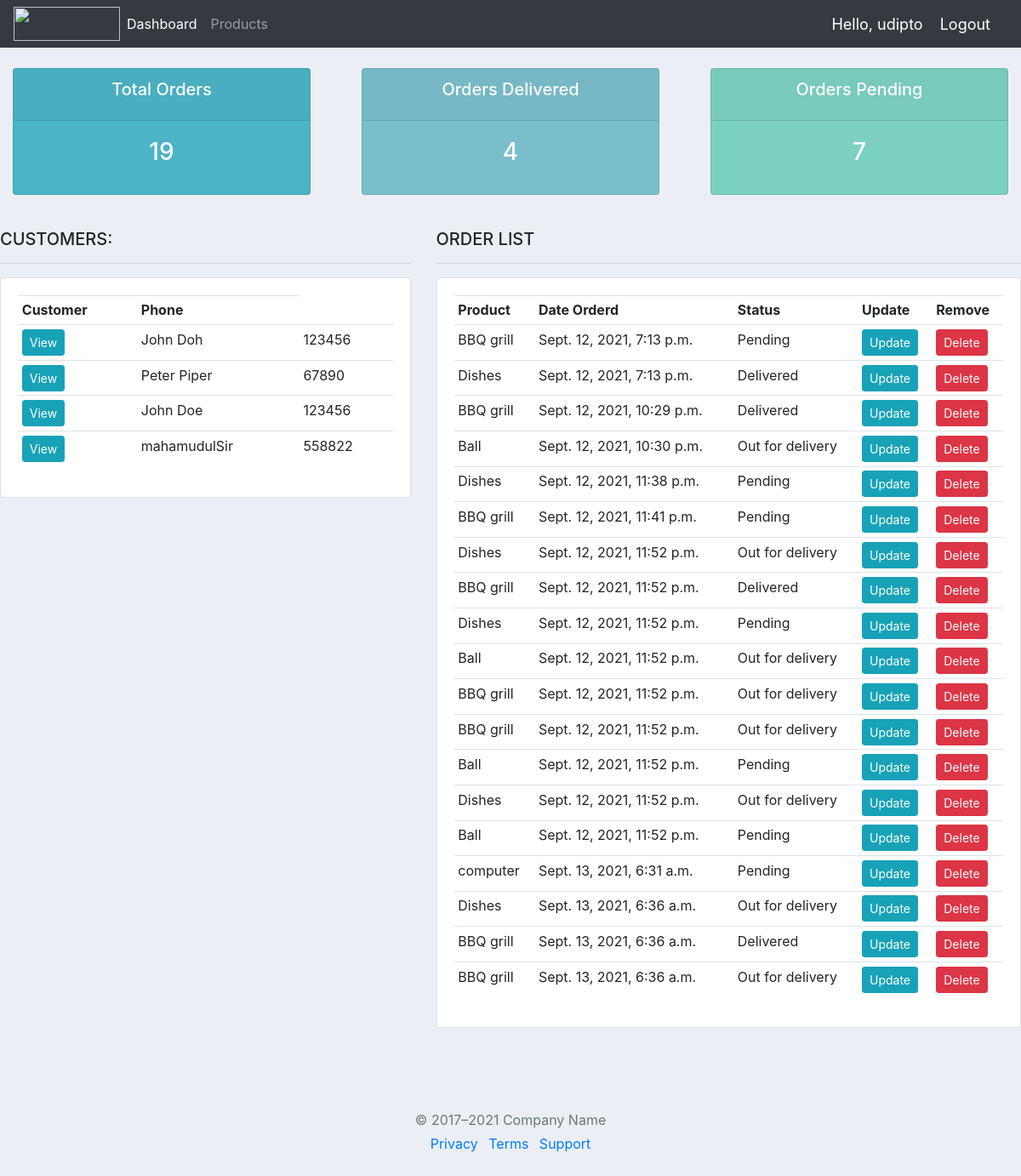
The app's page / (signed in) with its own data.
### accounts/models.py (models this page shows, shortened)
class Customer(models.Model):
	name = models.CharField(max_length=200, null=True)
	phone = models.CharField(max_length=200, null=True)
	email = models.CharField(max_length=200, null=True)
	date_created = models.DateTimeField(auto_now_add=True, null=True)

class Order(models.Model):
	STATUS = (
			('Pending', 'Pending'),
			('Out for delivery', 'Out for delivery'),
			('Delivered', 'Delivered'),
			)
	customer = models.ForeignKey(Customer, null=True, on_delete= models.SET_NULL)
	product = models.ForeignKey(Product, null=True, on_delete= models.SET_NULL)
	date_created = models.DateTimeField(auto_now_add=True, null=True)
	status = models.CharField(max_length=200, null=True, choices=STATUS)
	note = models.CharField(max_length=1000, null=True)

class Product(models.Model):
	CATEGORY = (
			('Indoor', 'Indoor'),
			('Out Door', 'Out Door'),
			)
	name = models.CharField(max_length=200, null=True)
	price = models.FloatField(null=True)
	category = models.CharField(max_length=200, null=True, choices=CATEGORY)
	description = models.CharField(max_length=200, null=True, blank=True)
	date_created = models.DateTimeField(auto_now_add=True, null=True)
	tags = models.ManyToManyField(Tag)
	def __str__(self):
		return self.name

### accounts/decorators.py (the view)
            def wrapper_func(request, *args, **kwargs):
                return view_func(request, *args, **kwargs)

### accounts/views.py (called while the page is built)
@login_required(login_url='login')
@allowed_users(allowed_roles=['admin'])
def home(request):
	orders = Order.objects.all()
	customers = Customer.objects.all()
	total_customers = customers.count()
	total_orders = orders.count()
	delivered = orders.filter(status='Delivered').count()
	pending = orders.filter(status='Pending').count()
	context = {'orders':orders, 'customers':customers,
	'total_orders':total_orders,'delivered':delivered,
	'pending':pending }
	return render(request, 'accounts/dashboard.html', context)

### accounts/templates/accounts/dashboard.html
{% extends 'accounts/main.html' %}
{% block content %}
{% include 'accounts/status.html' %}
<br>
<div class="row">
	<div class="col-md-5">
		<h5>CUSTOMERS:</h5>
		<hr>
		<div class="card card-body">
			<table class="table table-sm">
				<tr>
					<th>Customer</th>
					<th>Phone</th>
				</tr>
				{% for customer in customers %}
				<tr>
					<td><a class="btn btn-sm btn-info" href="{% url 'customer' customer.id %}">View</a></td>
					<td>{{customer.name}}</td>
					<td>{{customer.phone}}</td>
				</tr>
				{% endfor %}
			</table>
		</div>
	</div>
	<div class="col-md-7">
		<h5>ORDER LIST</h5>
		<hr>
		<div class="card card-body">
			<table class="table table-sm">
				<tr>
					<th>Product</th>
					<th>Date Orderd</th>
					<th>Status</th>
					<th>Update</th>
					<th>Remove</th>
				</tr>
				{% for order in orders %}
					<tr>
						<td>{{order.product}}</td>
						<td>{{order.date_created}}</td>
						<td>{{order.status}}</td>
						<td><a class="btn btn-sm btn-info" href="{% url 'update_order' order.id %}">Update</a></td>
						<td><a class="btn btn-sm btn-danger"href="{% url 'delete_order' order.id %}">Delete</a></td>
					</tr>
				{% endfor %}
			</table>
		</div>
	</div>
</div>
{% endblock %}

### accounts/templates/accounts/main.html (shortened to what this page needs)
{% load static %}
<!DOCTYPE html>
<html lang="en">
<head>
    <link rel="stylesheet" href="https://stackpath.bootstrapcdn.com/bootstrap/4.4.1/css/bootstrap.min.css">
    <link rel="stylesheet" type="text/css" href="{% static '/css/main.css' %}">
</head>
<body>
    {% include 'accounts/navbar.html' %}
        {% block content %}
        {% endblock %}
   <footer class="my-5 pt-5 text-muted text-center text-small">
    <p class="mb-1">&copy; 2017–2021 Company Name</p>
    <ul class="list-inline">
      <li class="list-inline-item"><a href="#">Privacy</a></li>
      <li class="list-inline-item"><a href="#">Terms</a></li>
      <li class="list-inline-item"><a href="#">Support</a></li>
    </ul>
  </footer>
</body>
</html>

### accounts/templates/accounts/navbar.html (shortened to what this page needs)
{% load static %}
<nav class="navbar navbar-expand-lg navbar-dark bg-dark">
 <img src="{% static 'images/logo.png' %}"  width="125" height="40">
  <div class="collapse navbar-collapse" id="navbarNav">
    <ul class="navbar-nav">
      <li class="nav-item active">
        <a class="nav-link" href="{% url 'home' %}">Dashboard</a>
      </li>
      <li class="nav-item">
        <a class="nav-link" href="{% url 'products' %}">Products</a>
      </li>
    </ul>
  </div>
  <span class="hello-msg">Hello, {{request.user}}</span>
  <span ><a  class="hello-msg" href="{% url 'logout' %}">Logout</a></span>
</nav>

### accounts/templates/accounts/status.html
<br>
<div class="row">
	<div class="col">
		<div class="col-md">
			<div class="card text-center text-white  mb-3" id="total-orders">
			  	<div class="card-header">
			  		<h5 class="card-title">Total Orders</h5>
			  	</div>
			  	<div class="card-body">
			    	<h3 class="card-title">{{total_orders}}</h3>
			  	</div>
			</div>
		</div>
	</div>
	<div class="col">
		<div class="col-md">
			<div class="card text-center text-white  mb-3" id="orders-delivered">
			  	<div class="card-header">
			  		<h5 class="card-title">Orders Delivered</h5>
			  	</div>
			  	<div class="card-body">
			    	<h3 class="card-title">{{delivered}}</h3>
			  	</div>
			</div>
		</div>
	</div>
	<div class="col">
		<div class="col-md">
			<div class="card text-center text-white  mb-3" id="orders-pending">
			  	<div class="card-header">
			  		<h5 class="card-title">Orders Pending</h5>
			  	</div>
			  	<div class="card-body">
			    	<h3 class="card-title">{{pending}}</h3>
			  	</div>
			</div>
		</div>
	</div>
</div>

### static/css/main.css (style rules this page uses)
body { background-color: #ebeff5; }
#total-orders { background-color: #4cb4c7; }
#orders-delivered { background-color: #7abecc; }
#orders-pending { background-color: #7CD1C0; }

### accounts/templates/accounts/navbar.html (style rules this page uses)
.hello-msg { font-size: 18px; color: #fff; margin-right: 20px; }

### records on screen
Customer: name "John Doh", phone "123456"
Customer: name "Peter Piper", phone "67890"
Customer: name "John Doe", phone "123456"
Customer: name "mahamudulSir", phone "558822"
Order: product "BBQ grill", date_created "Sept. 12, 2021, 7:13 p.m.", status "Pending"
Order: product "Dishes", date_created "Sept. 12, 2021, 7:13 p.m.", status "Delivered"
Order: product "BBQ grill", date_created "Sept. 12, 2021, 10:29 p.m.", status "Delivered"
Order: product "Ball", date_created "Sept. 12, 2021, 10:30 p.m.", status "Out for delivery"
Order: product "Dishes", date_created "Sept. 12, 2021, 11:38 p.m.", status "Pending"
Order: product "BBQ grill", date_created "Sept. 12, 2021, 11:41 p.m.", status "Pending"
Order: product "Dishes", date_created "Sept. 12, 2021, 11:52 p.m.", status "Out for delivery"
Order: product "BBQ grill", date_created "Sept. 12, 2021, 11:52 p.m.", status "Delivered"
Order: product "Dishes", date_created "Sept. 12, 2021, 11:52 p.m.", status "Pending"
Order: product "Ball", date_created "Sept. 12, 2021, 11:52 p.m.", status "Out for delivery"
Order: product "BBQ grill", date_created "Sept. 12, 2021, 11:52 p.m.", status "Out for delivery"
Order: product "BBQ grill", date_created "Sept. 12, 2021, 11:52 p.m.", status "Out for delivery"
Order: product "Ball", date_created "Sept. 12, 2021, 11:52 p.m.", status "Pending"
Order: product "Dishes", date_created "Sept. 12, 2021, 11:52 p.m.", status "Out for delivery"
Order: product "Ball", date_created "Sept. 12, 2021, 11:52 p.m.", status "Pending"
Order: product "computer", date_created "Sept. 13, 2021, 6:31 a.m.", status "Pending"
Order: product "Dishes", date_created "Sept. 13, 2021, 6:36 a.m.", status "Out for delivery"
Order: product "BBQ grill", date_created "Sept. 13, 2021, 6:36 a.m.", status "Delivered"
Order: product "BBQ grill", date_created "Sept. 13, 2021, 6:36 a.m.", status "Out for delivery"

### other values on screen
{{ request.user }} "udipto"
{{ total_orders }} "19"
{{ delivered }} "4"
{{ pending }} "7"
